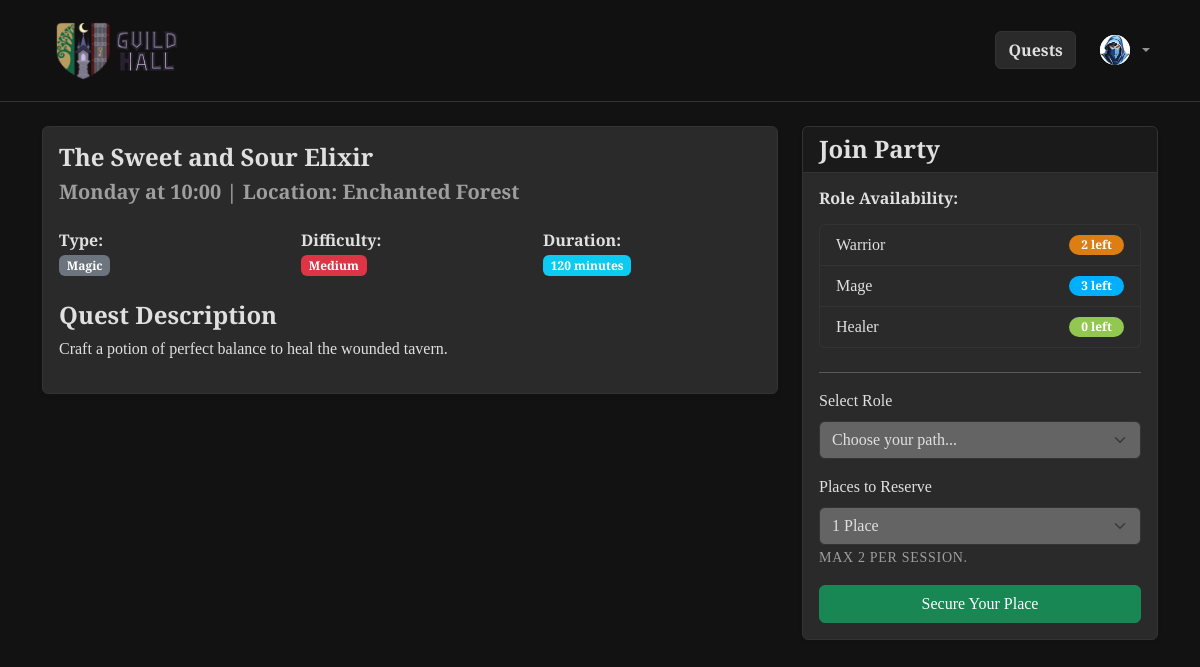
The page /session/1 (signed in) on the database as committed earlier.
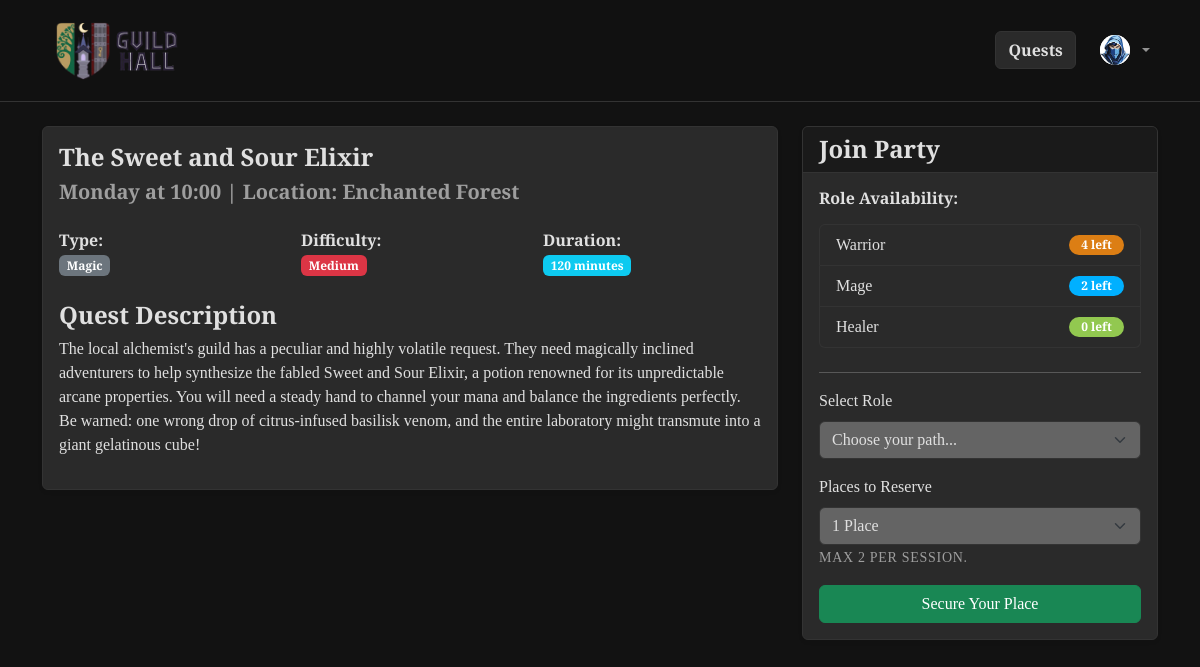
The same page on the database as committed later.
### tables this page shows
CREATE TABLE "quests" (
	"QId"	INTEGER,
	"title"	TEXT NOT NULL,
	"duration"	INTEGER NOT NULL,
	"quest_type"	TEXT NOT NULL,
	"difficulty"	TEXT NOT NULL,
	"description"	TEXT,
	"image_filename"	TEXT,
	PRIMARY KEY("QId" AUTOINCREMENT)
);

### app.py (the view, shortened to what this page needs)
@app.route('/session/<int:session_id>', methods=['GET', 'POST'])
@app.route('/session/<int:session_id>', methods=['GET', 'POST'])
def session_detail(session_id):
    session_data = db.get_session_details(session_id)
    if not session_data:
        flash("Quest session not found.", "danger")
        return redirect(url_for('index'))
    availability = db.get_role_availability(session_id)
    session_total = util.get_total_hours(session_data['day'], session_data['start_time'])
    current_total = util.get_total_hours(SIMULATED_DAY, SIMULATED_TIME)
    is_expired = session_total < current_total
    return render_template(
        'session_detail.html',
        session=session_data,
        availability=availability,
        is_expired=is_expired
    )

### app.py (called while the page is built)
@login_manager.user_loader
def load_user(user_id):
    return db.get_user_by_id(user_id)

### db.py (called while the page is built)
def get_db_connection():
    conn = sqlite3.connect('database.db')
    conn.row_factory = sqlite3.Row
    return conn

def get_user_by_id(uid):
    conn = get_db_connection()
    cursor = conn.cursor()
    query = 'SELECT * FROM users WHERE UId = ?'
    cursor.execute(query, (uid,))
    user_row = cursor.fetchone()
    conn.close()
    if user_row:
        return User(id=user_row['UId'],
                    username=user_row['username'],
                    role=user_row['role'],
                    avatar_filename=user_row['avatar_filename'])
    return None

def get_session_details(sid):
    conn = get_db_connection()
    query = '''
        SELECT sessions.SId, sessions.day, sessions.start_time, sessions.location,
               quests.title, quests.duration, quests.quest_type, quests.difficulty,
               quests.description, quests.image_filename
        FROM sessions
        JOIN quests ON sessions.QId = quests.QId
        WHERE sessions.SId = ?
    '''
    session_data = conn.execute(query, (sid,)).fetchone()
    conn.close()
    return session_data

### templates/session_detail.html (shortened to what the changed rows need)
{% extends 'base.html' %}
{% block content %}
<div class="row">
    <div class="col-md-8">
        <div class="card shadow-sm mb-4">
            <div class="card-body">
                <h2 class="card-title">{{ session.title }}</h2>
                <h5 class="text-muted mb-4">{{ session.day }} at {{ session.start_time }} | Location: {{ session.location }}</h5>
                <div class="row mb-4">
                    <div class="col-sm-4">
                        <strong>Type:</strong> <br>
                        <span class="badge bg-secondary">{{ session.quest_type|capitalize }}</span>
                    </div>
                    <div class="col-sm-4">
                        <strong>Difficulty:</strong> <br>
                        <span class="badge bg-danger">{{ session.difficulty|capitalize }}</span>
                    </div>
                    <div class="col-sm-4">
                        <strong>Duration:</strong> <br>
                        <span class="badge bg-info">{{ session.duration }} minutes</span>
                    </div>
                </div>
                <h4>Quest Description</h4>
                <p>{{ session.description }}</p>
            </div>
        </div>
    </div>
    <div class="col-md-4">
        <div class="card shadow-sm">
            <div class="card-body">
                <ul class="list-group mb-4">
                    <li class="list-group-item d-flex justify-content-between align-items-center">
                        Warrior
                        <span class="badge badge-warrior rounded-pill">{{ availability['Warrior'] }} left</span>
                    </li>
                    <li class="list-group-item d-flex justify-content-between align-items-center">
                        Mage
                        <span class="badge badge-mage rounded-pill">{{ availability['Mage'] }} left</span>
                    </li>
                </ul>
            </div>
        </div>
    </div>
</div>
{% endblock %}

Rows that differ between the two databases and show on the page:
changed quests "The Sweet and Sour Elixir": description "Craft a potion of perfect balance to heal the wounded tavern." → "The local alchemist's guild has a peculiar and highly volatile request. They need magically inclined adventurers to help synthesize the fabled Sweet and Sour Elixir, a potion renowned for its unpredictable arcane properties. You will need a steady hand to channel your mana and balance the ingredients perfectly. Be warned: one wrong drop of citrus-infused basilisk venom, and the entire laboratory might transmute into a giant gelatinous cube!"
Other text that changed with them:
{{ availability['Warrior'] }}: "2" → "4"
{{ availability['Mage'] }}: "3" → "2"
